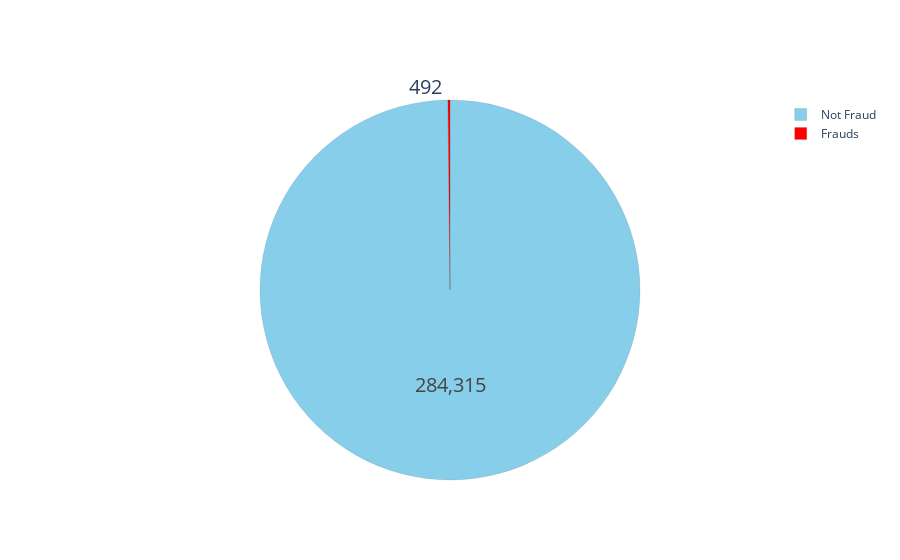

Notebook code for this chart:
### Code cell
# plotting a pie chart for fraud and non-fraud transactions
configure_plotly_browser_state()

fraud_or_not = data["Class"].value_counts().tolist()

labels = ['Not Fraud','Frauds']
values = [fraud_or_not[0], fraud_or_not[1]]
colors = ['skyblue', 'red']

trace = go.Pie(labels=labels, values=values, textinfo='value', 
               textfont=dict(size=20),
               marker=dict(colors=colors, line=dict(color='#000000', width=0.1)))

plotly.offline.iplot([trace], filename='styled_pie_chart')

### Figure 1 — Plotly figure (JSON) as saved in the notebook; plotly's stock layout.template omitted (floating-point values rounded to 4 significant figures)
{"data": [{"textfont": {"size": 20}, "labels": ["Not Fraud", "Frauds"], "values": [284315, 492], "marker": {"colors": ["skyblue", "red"], "line": {"color": "#000000", "width": 0.1}}, "textinfo": "value", "type": "pie"}], "layout": {}}
